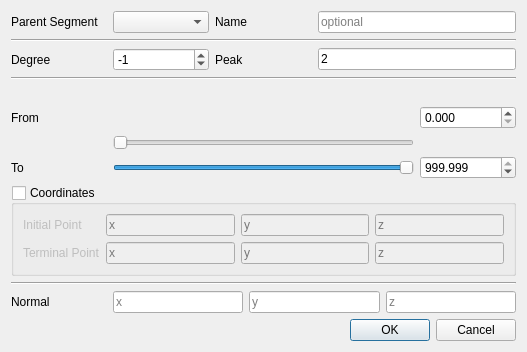
<?xml version="1.0" encoding="UTF-8"?>
<ui version="4.0">
 <class>Dialog</class>
 <widget class="QDialog" name="Dialog">
  <property name="geometry">
   <rect>
    <x>0</x>
    <y>0</y>
    <width>527</width>
    <height>352</height>
   </rect>
  </property>
  <property name="mouseTracking">
   <bool>false</bool>
  </property>
  <property name="windowTitle">
   <string>Load Detials</string>
  </property>
  <property name="windowIcon">
   <iconset>
    <normaloff>../icons/polyload.png</normaloff>../icons/polyload.png</iconset>
  </property>
  <layout class="QGridLayout" name="gridLayout_2">
   <item row="0" column="2">
    <widget class="QLabel" name="label_2">
     <property name="text">
      <string>Name</string>
     </property>
    </widget>
   </item>
   <item row="6" column="0">
    <widget class="QLabel" name="label_9">
     <property name="text">
      <string>To</string>
     </property>
    </widget>
   </item>
   <item row="1" column="0" colspan="5">
    <widget class="Line" name="line_3">
     <property name="orientation">
      <enum>Qt::Horizontal</enum>
     </property>
    </widget>
   </item>
   <item row="9" column="1" colspan="4">
    <layout class="QHBoxLayout" name="horizontalLayout">
     <item>
      <widget class="QLineEdit" name="n1">
       <property name="inputMask">
        <string/>
       </property>
       <property name="placeholderText">
        <string>x</string>
       </property>
      </widget>
     </item>
     <item>
      <widget class="QLineEdit" name="n2">
       <property name="inputMask">
        <string/>
       </property>
       <property name="placeholderText">
        <string>y</string>
       </property>
      </widget>
     </item>
     <item>
      <widget class="QLineEdit" name="n3">
       <property name="text">
        <string/>
       </property>
       <property name="placeholderText">
        <string>z</string>
       </property>
      </widget>
     </item>
    </layout>
   </item>
   <item row="6" column="1" colspan="3">
    <widget class="QSlider" name="finalSlider">
     <property name="maximum">
      <number>999999</number>
     </property>
     <property name="singleStep">
      <number>1000</number>
     </property>
     <property name="pageStep">
      <number>100</number>
     </property>
     <property name="sliderPosition">
      <number>999999</number>
     </property>
     <property name="orientation">
      <enum>Qt::Horizontal</enum>
     </property>
     <property name="invertedAppearance">
      <bool>false</bool>
     </property>
     <property name="tickPosition">
      <enum>QSlider::NoTicks</enum>
     </property>
     <property name="tickInterval">
      <number>0</number>
     </property>
    </widget>
   </item>
   <item row="2" column="3" colspan="2">
    <widget class="QLineEdit" name="peak">
     <property name="inputMask">
      <string/>
     </property>
     <property name="text">
      <string>2</string>
     </property>
    </widget>
   </item>
   <item row="0" column="0">
    <widget class="QLabel" name="label">
     <property name="text">
      <string>Parent Segment</string>
     </property>
    </widget>
   </item>
   <item row="0" column="1">
    <widget class="QComboBox" name="parentSegment"/>
   </item>
   <item row="10" column="3" colspan="2">
    <widget class="QDialogButtonBox" name="buttonBox">
     <property name="orientation">
      <enum>Qt::Horizontal</enum>
     </property>
     <property name="standardButtons">
      <set>QDialogButtonBox::Cancel|QDialogButtonBox::Ok</set>
     </property>
    </widget>
   </item>
   <item row="6" column="4">
    <widget class="QDoubleSpinBox" name="finalBox">
     <property name="decimals">
      <number>3</number>
     </property>
     <property name="maximum">
      <double>999.999000000000024</double>
     </property>
     <property name="singleStep">
      <double>0.001000000000000</double>
     </property>
     <property name="value">
      <double>999.999000000000024</double>
     </property>
    </widget>
   </item>
   <item row="2" column="1">
    <widget class="QSpinBox" name="degree">
     <property name="minimum">
      <number>-2</number>
     </property>
     <property name="value">
      <number>-1</number>
     </property>
    </widget>
   </item>
   <item row="7" column="0" colspan="5">
    <widget class="QGroupBox" name="groupBox">
     <property name="title">
      <string>Coordinates</string>
     </property>
     <property name="flat">
      <bool>false</bool>
     </property>
     <property name="checkable">
      <bool>true</bool>
     </property>
     <property name="checked">
      <bool>false</bool>
     </property>
     <layout class="QGridLayout" name="gridLayout">
      <item row="0" column="0">
       <widget class="QLabel" name="label_4">
        <property name="text">
         <string>Initial Point</string>
        </property>
       </widget>
      </item>
      <item row="0" column="1">
       <widget class="QLineEdit" name="p1x">
        <property name="inputMask">
         <string/>
        </property>
        <property name="placeholderText">
         <string>x</string>
        </property>
       </widget>
      </item>
      <item row="0" column="2">
       <widget class="QLineEdit" name="p1y">
        <property name="inputMask">
         <string/>
        </property>
        <property name="placeholderText">
         <string>y</string>
        </property>
       </widget>
      </item>
      <item row="0" column="3">
       <widget class="QLineEdit" name="p1z">
        <property name="inputMask">
         <string/>
        </property>
        <property name="placeholderText">
         <string>z</string>
        </property>
       </widget>
      </item>
      <item row="1" column="0">
       <widget class="QLabel" name="label_3">
        <property name="text">
         <string>Terminal Point</string>
        </property>
       </widget>
      </item>
      <item row="1" column="1">
       <widget class="QLineEdit" name="p3x">
        <property name="inputMask">
         <string/>
        </property>
        <property name="placeholderText">
         <string>x</string>
        </property>
       </widget>
      </item>
      <item row="1" column="2">
       <widget class="QLineEdit" name="p3y">
        <property name="inputMask">
         <string/>
        </property>
        <property name="placeholderText">
         <string>y</string>
        </property>
       </widget>
      </item>
      <item row="1" column="3">
       <widget class="QLineEdit" name="p3z">
        <property name="inputMask">
         <string/>
        </property>
        <property name="placeholderText">
         <string>z</string>
        </property>
       </widget>
      </item>
     </layout>
    </widget>
   </item>
   <item row="3" column="0" colspan="5">
    <widget class="Line" name="line">
     <property name="orientation">
      <enum>Qt::Horizontal</enum>
     </property>
    </widget>
   </item>
   <item row="2" column="2">
    <widget class="QLabel" name="label_7">
     <property name="text">
      <string>Peak</string>
     </property>
    </widget>
   </item>
   <item row="8" column="0" colspan="5">
    <widget class="Line" name="line_2">
     <property name="orientation">
      <enum>Qt::Horizontal</enum>
     </property>
    </widget>
   </item>
   <item row="4" column="0" rowspan="2">
    <widget class="QLabel" name="label_8">
     <property name="text">
      <string>From</string>
     </property>
    </widget>
   </item>
   <item row="4" column="4" rowspan="2">
    <widget class="QDoubleSpinBox" name="initialBox">
     <property name="decimals">
      <number>3</number>
     </property>
     <property name="maximum">
      <double>999.999000000000024</double>
     </property>
     <property name="singleStep">
      <double>0.001000000000000</double>
     </property>
    </widget>
   </item>
   <item row="5" column="1" colspan="3">
    <widget class="QSlider" name="initialSlider">
     <property name="maximum">
      <number>999999</number>
     </property>
     <property name="singleStep">
      <number>1000</number>
     </property>
     <property name="pageStep">
      <number>100</number>
     </property>
     <property name="orientation">
      <enum>Qt::Horizontal</enum>
     </property>
    </widget>
   </item>
   <item row="2" column="0">
    <widget class="QLabel" name="label_6">
     <property name="text">
      <string>Degree</string>
     </property>
    </widget>
   </item>
   <item row="0" column="3" colspan="2">
    <widget class="QLineEdit" name="name">
     <property name="placeholderText">
      <string>optional</string>
     </property>
    </widget>
   </item>
   <item row="9" column="0">
    <widget class="QLabel" name="label_5">
     <property name="text">
      <string>Normal</string>
     </property>
    </widget>
   </item>
  </layout>
 </widget>
 <tabstops>
  <tabstop>parentSegment</tabstop>
  <tabstop>name</tabstop>
  <tabstop>degree</tabstop>
  <tabstop>peak</tabstop>
  <tabstop>n1</tabstop>
  <tabstop>n2</tabstop>
  <tabstop>n3</tabstop>
 </tabstops>
 <resources/>
 <connections>
  <connection>
   <sender>buttonBox</sender>
   <signal>accepted()</signal>
   <receiver>Dialog</receiver>
   <slot>accept()</slot>
   <hints>
    <hint type="sourcelabel">
     <x>248</x>
     <y>254</y>
    </hint>
    <hint type="destinationlabel">
     <x>157</x>
     <y>274</y>
    </hint>
   </hints>
  </connection>
  <connection>
   <sender>buttonBox</sender>
   <signal>rejected()</signal>
   <receiver>Dialog</receiver>
   <slot>reject()</slot>
   <hints>
    <hint type="sourcelabel">
     <x>316</x>
     <y>260</y>
    </hint>
    <hint type="destinationlabel">
     <x>286</x>
     <y>274</y>
    </hint>
   </hints>
  </connection>
 </connections>
</ui>
